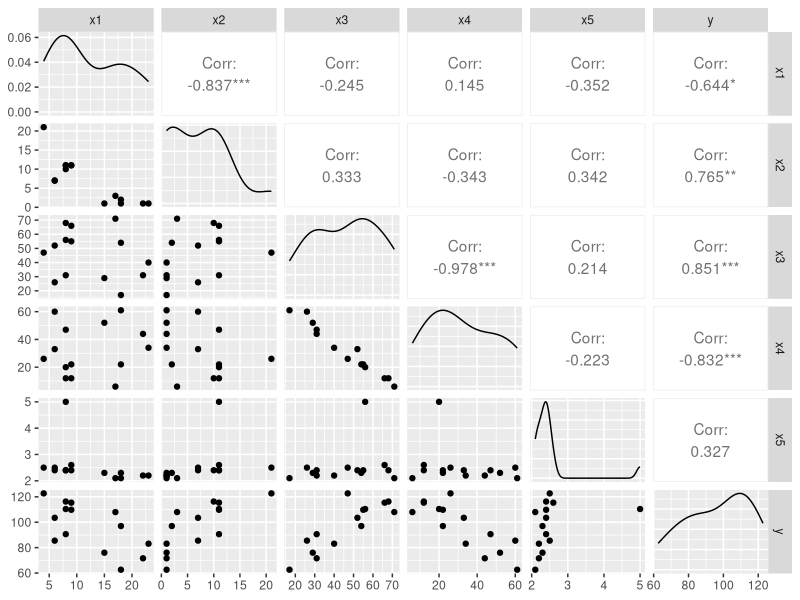

This chart was generated by the following R code:
## ---- chunk 1
library(ggplot2)
library(GGally)
## ---- chunk 2
datos<-read.table("cemento.txt",header=TRUE, row.names = 1)
datos
## ---- chunk 3
ggpairs(datos)
## ---- chunk 4
reg <- lm(y~.,datos)
summary_reg <- summary(reg)
summary_reg
## ---- chunk 5
regNoX4 <- lm(y~ . -x4,datos)
summary(regNoX4)
## ---- chunk 6
rowSums(datos[,1:5])
## ---- chunk 7
regNullIntercept <- lm(y~0+. ,datos)
summary(regNullIntercept)
## ---- chunk 8
reg_1234 <- lm(y~0+.-x5 ,datos)
reg_234 <- lm(y~0+.-x5-x1 ,datos)
reg_23 <- lm(y~0+x1+x2 ,datos)
## ---- chunk 9
summary(reg_1234)
## ---- chunk 10
summary(reg_234)
## ---- chunk 11
summary(reg_23)
## ---- chunk 12
data.frame( sigma = c( 
                       summary(reg)$sigma,
                       summary(regNullIntercept)$sigma,
                       summary(reg_1234)$sigma,
                       summary(reg_234)$sigma,
                       summary(reg_23)$sigma),
            row.names = c("completo","null.Intercept","x1.x2.x3.x4", "x2.x3.x4", "x2.x3") )
